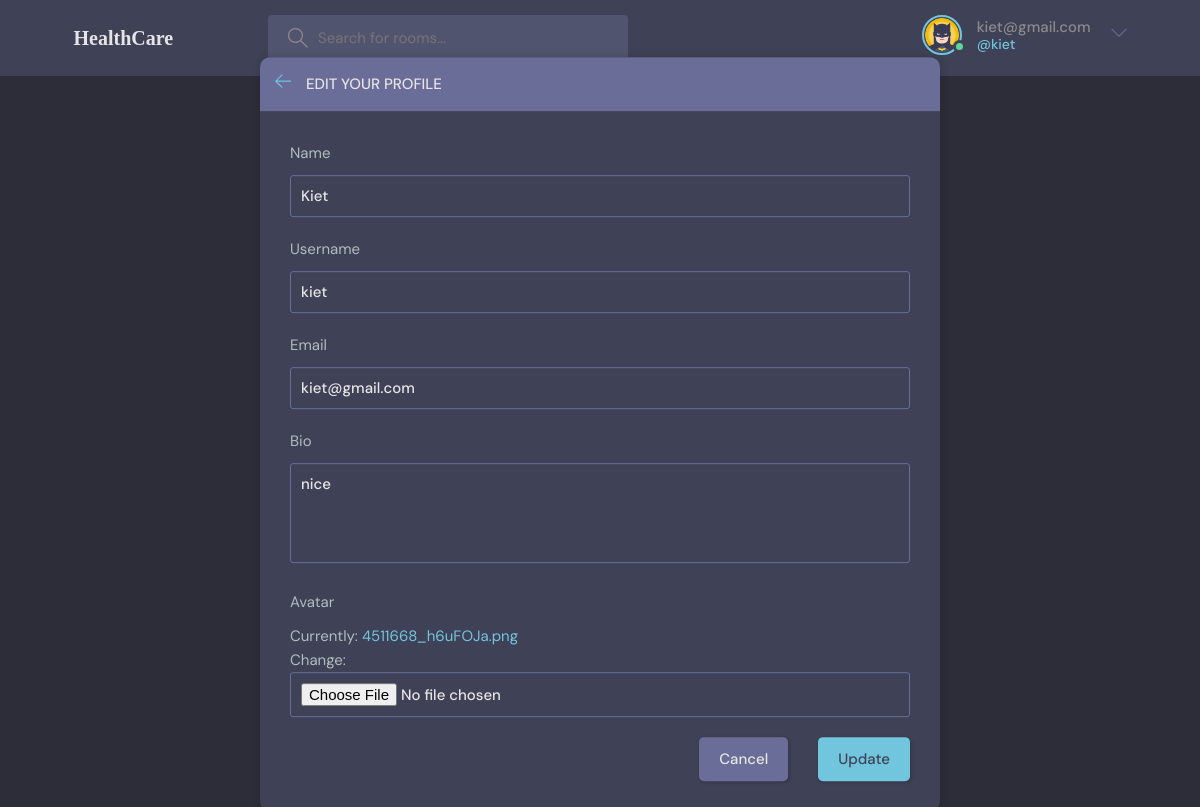
/update-user/ (signed in), run on an earlier commit of the app's database.
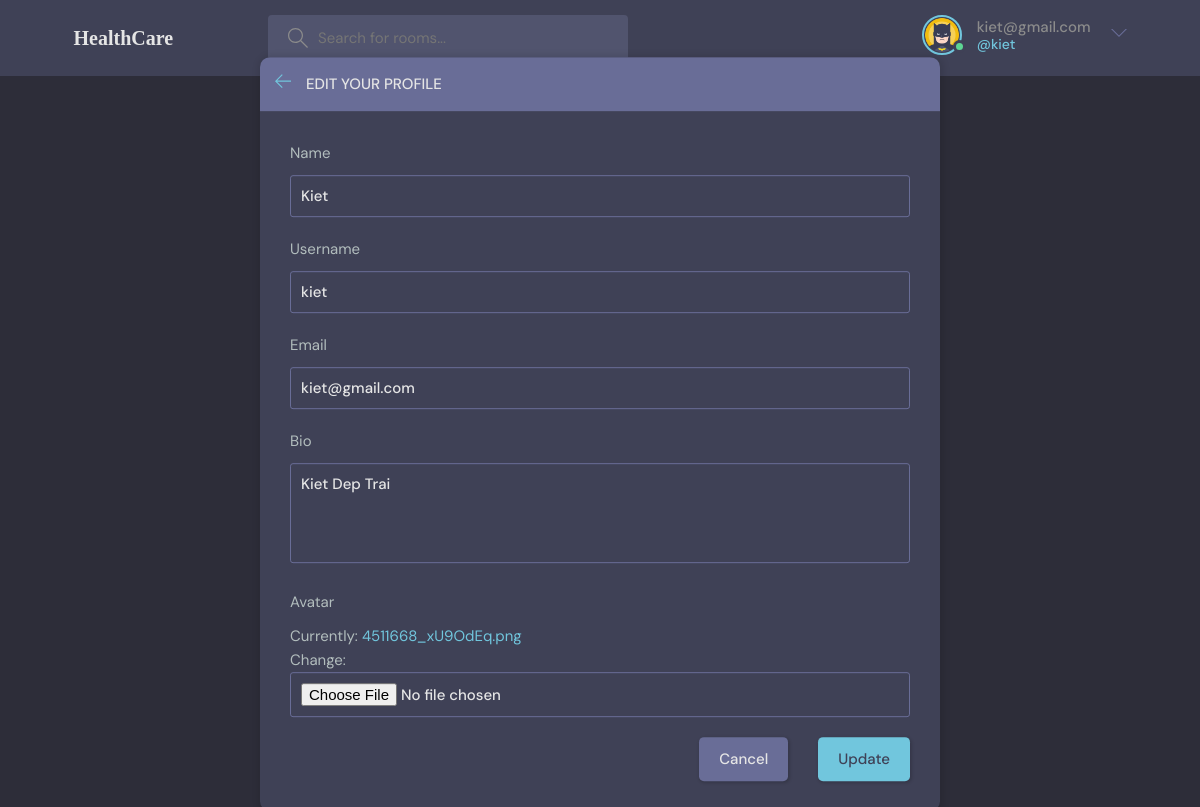
And on a later commit of the database.
### base/models.py (models this page shows)
class User(AbstractUser):
    name = models.CharField(max_length = 200, null = True)
    email =models.EmailField(unique = True,null =True)
    bio = models.TextField(null = True)
    avatar = models.ImageField(default='defaut1.png',null=True)
    USERNAME_FIELD ='email'
    REQUIRED_FIELDS = []

### base/views.py (the view)
# urls.py: path('update-user/',views.updateUser, name ="update-user"),
@login_required(login_url='login')
def updateUser(request):
    user = request.user
    form =UserForm(instance=user)
    context ={'form':form}
    if request.method =='POST':
        form =UserForm(request.POST,request.FILES,instance=user)
        if form.is_valid():
            form.save()
            return redirect('profile',pk =user.id)
    return render(request,'base/update-user.html',context)

### base/forms.py
class UserForm(ModelForm):
    class Meta:
        model = User
        fields = ['name','username','email','bio','avatar']

### base/templates/base/update-user.html (shortened to what this page needs)
{% extends 'main.html' %}
{% block content %}
<main class="update-account layout">
  <div class="container">
    <div class="layout__box">
      <div class="layout__boxHeader">
        <div class="layout__boxTitle">
          <a href="{% url 'home' %}">
            <svg version="1.1" xmlns="http://www.w3.org/2000/svg" width="32" height="32" viewBox="0 0 32 32">
              <title>arrow-left</title>
              <path
                d="M13.723 2.286l-13.723 13.714 13.719 13.714 1.616-1.611-10.96-10.96h27.625v-2.286h-27.625l10.965-10.965-1.616-1.607z">
              </path>
            </svg>
          </a>
          <h3>Edit your profile</h3>
        </div>
      </div>
      <div class="layout__body">
        <form class="form" action="" method="POST" enctype="multipart/form-data">
          {% for field in form %}
          <div class="form__group">
            <label for="profile_pic">{{field.label}}</label>
            {{field}}
          </div>
          {% endfor %}
          <div class="form__action">
            <a class="btn btn--dark" href="{%url 'profile' request.user.id%}">Cancel</a>
            <button class="btn btn--main" type="submit">Update</button>
          </div>
        </form>
      </div>
    </div>
  </div>
</main>
{% endblock content %}

### templates/navbar.html (shortened to what this page needs)
{%load static%}
<header class="header header--loggedIn">
    <div class="container">
        <a href="{% url 'home' %}" class="header__logo">
            <h1 style="font-family: cursive">HealthCare</h1>
        </a>
        <form class="header__search" method="GET" action="{%url 'home'%}">
            <label style="padding: 1.3rem 1rem;">
                <input name="q" placeholder="Search for rooms..." />
            </label>
        </form>
        <nav class="header__menu">
            {%if request.user.is_authenticated%}
            <div class="header__user">
                <a href="{% url 'profile' request.user.id %}">
                    <div class="avatar avatar--medium active">
                        <img src="{{ request.user.avatar.url }}" />
                    </div>
                    <p>{{request.user}} <span>@{{request.user.username}}</span></p>
                </a>
                <button class="dropdown-button">
                    <svg version="1.1" xmlns="http://www.w3.org/2000/svg" width="32" height="32" viewBox="0 0 32 32">
                        <title>chevron-down</title>
                        <path d="M16 21l-13-13h-3l16 16 16-16h-3l-13 13z"></path>
                    </svg>
                </button>
            </div>
            {%else%}
            <a href="{% url 'login' %}">
                <img src="{% static 'images/avatar.svg'%}" alt="">
                <p>Login</p>
            </a>
            {%endif%}
        </nav>
    </div>
</header>

What changed in the data, as far as the page shows it:
changed User "kiet@gmail.com": bio "nice" → "Kiet Dep Trai"
Also different on the page:
text no longer shown: "Currently: 4511668_h6uFOJa.png Change:"
text now shown: "Currently: 4511668_xU9OdEq.png Change:"
